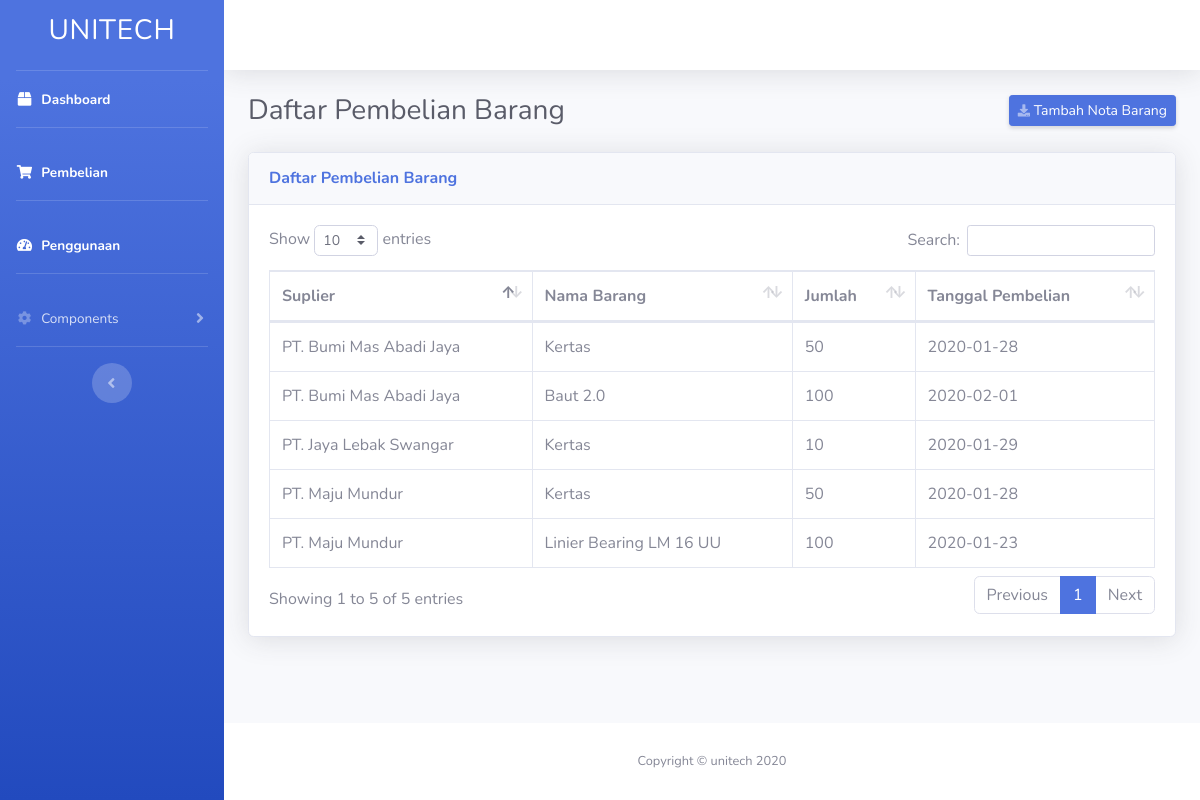
Screenshot of /pembelian.php with the database file from the repository.
### tables this page shows
CREATE TABLE `nota_pembelian` (
  `suplier_idsuplier` int(11) NOT NULL,
  `barang_idBarang` int(11) NOT NULL,
  `jumlah_barang` int(11) DEFAULT NULL,
  `tanggal` date DEFAULT NULL
);

CREATE TABLE `suplier` (
  `idsuplier` int(11) NOT NULL,
  `nama_suplier` varchar(45) DEFAULT NULL,
  `alamat_suplier` varchar(45) DEFAULT NULL,
  `notelp_suplier` varchar(45) DEFAULT NULL
);

CREATE TABLE `barang` (
  `idBarang` int(11) NOT NULL,
  `nama_barang` varchar(45) DEFAULT NULL,
  `stock_barang` int(11) DEFAULT NULL,
  `satuan` varchar(45) DEFAULT NULL
);

### public/pembelian.php (the view, shortened to what this page needs)
<?php
  $servername = "localhost";
  $username = "root";
  $password = "";
  $dbname = "kp_awang";
  $conn = new mysqli($servername, $username, $password, $dbname);
 ?>
<!DOCTYPE html>
<html lang="en">
<head>
  <link href="vendor/fontawesome-free/css/all.min.css" rel="stylesheet" type="text/css">
  <link href="css/sb-admin-2.min.css" rel="stylesheet">
  <link href="vendor/datatables/dataTables.bootstrap4.min.css" rel="stylesheet">
</head>
<body id="page-top">
  <div id="wrapper">
    <ul class="navbar-nav bg-gradient-primary sidebar sidebar-dark accordion" id="accordionSidebar">
      <a class="sidebar-brand d-flex align-items-center justify-content-center" href="index.html">
        <div class="sidebar-brand-text mx-3"><h3>UNITECH </h3></div>
      </a>
      <hr class="sidebar-divider my-0">
      <li class="nav-item active">
        <a class="nav-link" href="index.php">
          <i class="fas fa-fw fa-box"></i>
          <span>Dashboard</span></a>
      <hr class="sidebar-divider">
      </li>
       <li class="nav-item active">
        <a class="nav-link" href="pembelian.php">
          <i class="fas fa-fw fa-shopping-cart"></i>
          <span>Pembelian</span></a>
      <hr class="sidebar-divider">
      </li>
       <li class="nav-item active">
        <a class="nav-link" href="penggunaan.php">
          <i class="fas fa-fw fa-tachometer-alt"></i>
          <span>Penggunaan</span></a>
      </li>
      <hr class="sidebar-divider">
       <li class="nav-item">
        <a class="nav-link collapsed" href="#" data-toggle="collapse" data-target="#collapseTwo" aria-expanded="true" aria-controls="collapseTwo">
          <i class="fas fa-fw fa-cog"></i>
          <span>Components</span>
        </a>
      </li>
      <hr class="sidebar-divider d-none d-md-block">
      <div class="text-center d-none d-md-inline">
        <button class="rounded-circle border-0" id="sidebarToggle"></button>
      </div>
    </ul>
    <div id="content-wrapper" class="d-flex flex-column">
      <div id="content">
        <nav class="navbar navbar-expand navbar-light bg-white topbar mb-4 static-top shadow">
           <ul class="navbar-nav ml-auto">
            <li class="nav-item dropdown no-arrow">
              <a class="nav-link dropdown-toggle" href="#" id="userDropdown" role="button" data-toggle="dropdown" aria-haspopup="true" aria-expanded="false">
              </a>
            </li>
          </ul>
        </nav>
        <div class="container-fluid">
           <div class="d-sm-flex align-items-center justify-content-between mb-4">
            <h1 class="h3 mb-0 text-gray-800">Daftar Pembelian Barang</h1>
            <a href="pembelian_tambah.php" class="d-none d-sm-inline-block btn btn-sm btn-primary shadow-sm"><i class="fas fa-download fa-sm text-white-50"></i> Tambah Nota Barang</a>
          </div>
          <?php
            $sql = "SELECT * FROM suplier s INNER JOIN nota_pembelian np on s.idsuplier=np.suplier_idsuplier INNER JOIN barang b on np.barang_idBarang = b.idBarang";
            $result = $conn->query($sql);
           ?>
          <div class="card shadow mb-4">
            <div class="card-header py-3">
              <h6 class="m-0 font-weight-bold text-primary">Daftar Pembelian Barang</h6>
            </div>
            <div class="card-body">
              <div class="table-responsive">
                <table class="table table-bordered" id="dataTable" width="100%" cellspacing="0">
                  <thead>
                    <tr>
                      <th>Suplier</th>
                      <th>Nama Barang</th>
                      <th>Jumlah</th>
                      <th>Tanggal Pembelian</th>
                    </tr>
                  </thead>
                  <tbody>
                 <?php
                    if ($result->num_rows > 0) {
                        while($row = $result->fetch_assoc()) {
                            echo '<tr>
                                    <td>'.$row["nama_suplier"].'</td>
                                    <td>'.$row["nama_barang"].'</td>
                                    <td>'.$row["jumlah_barang"].'</td>
                                    <td>'.$row["tanggal"].'</td>
                                  </tr>
                                  ';
                        }
                    } else {
                        echo "0 results";
                    }
                  ?>
                  </tbody>
                </table>
              </div>
            </div>
          </div>
        </div>
      </div>
      <footer class="sticky-footer bg-white">
        <div class="container my-auto">
          <div class="copyright text-center my-auto">
            <span>Copyright &copy; unitech 2020</span>
          </div>
        </div>
      </footer>
    </div>
  </div>
</body>
</html>

### rows the page displays
nota_pembelian: suplier_idsuplier.nama_suplier "PT. Bumi Mas Abadi Jaya", barang_idBarang.nama_barang "Kertas", jumlah_barang "50", tanggal "2020-01-28"
nota_pembelian: suplier_idsuplier.nama_suplier "PT. Maju Mundur", barang_idBarang.nama_barang "Kertas", jumlah_barang "50", tanggal "2020-01-28"
nota_pembelian: suplier_idsuplier.nama_suplier "PT. Jaya Lebak Swangar", barang_idBarang.nama_barang "Kertas", jumlah_barang "10", tanggal "2020-01-29"
nota_pembelian: suplier_idsuplier.nama_suplier "PT. Bumi Mas Abadi Jaya", barang_idBarang.nama_barang "Baut 2.0", jumlah_barang "100", tanggal "2020-02-01"
nota_pembelian: suplier_idsuplier.nama_suplier "PT. Maju Mundur", barang_idBarang.nama_barang "Linier Bearing LM 16 UU", jumlah_barang "100", tanggal "2020-01-23"
